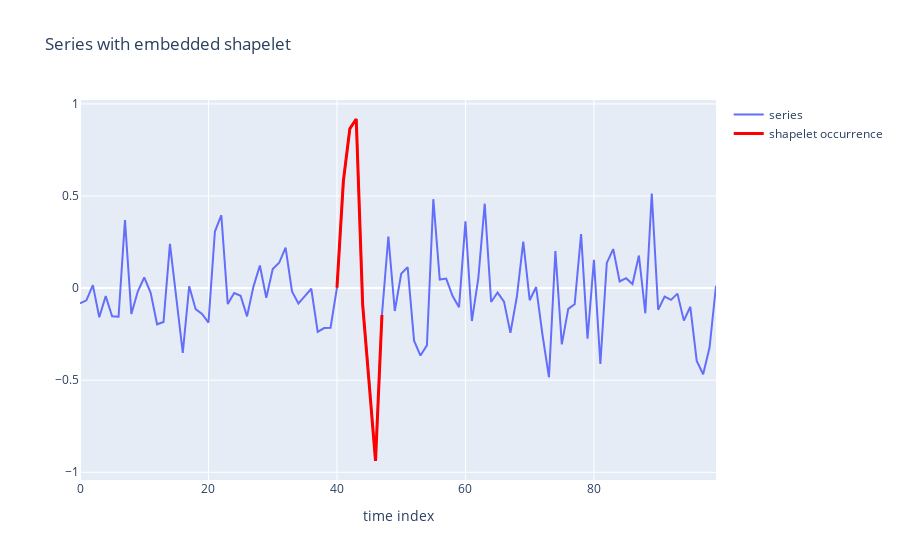
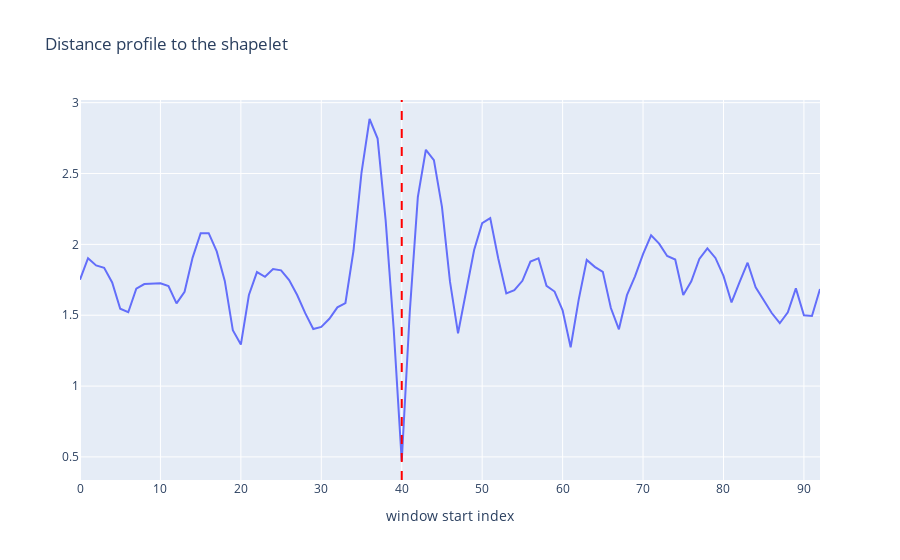

Notebook cell for these charts, in order:
### Code cell
import numpy as np
import plotly.graph_objects as go

np.random.seed(31)
T = 100
x = 0.2 * np.random.randn(T)
shapelet = np.array([0.0, 0.6, 1.0, 0.6, 0.0, -0.4, -0.8, -0.4])
insert_at = 40
x[insert_at:insert_at + len(shapelet)] += shapelet

def distance_profile(series, s):
    L = len(s)
    dists = []
    for i in range(len(series) - L + 1):
        window = series[i:i + L]
        dists.append(np.linalg.norm(window - s))
    return np.array(dists)

profile = distance_profile(x, shapelet)
min_idx = int(np.argmin(profile))

fig = go.Figure()
fig.add_trace(go.Scatter(y=x, mode='lines', name='series'))
fig.add_trace(
    go.Scatter(
        x=np.arange(insert_at, insert_at + len(shapelet)),
        y=x[insert_at:insert_at + len(shapelet)],
        mode='lines',
        name='shapelet occurrence',
        line=dict(color='red', width=3),
    )
)
fig.update_layout(title='Series with embedded shapelet', xaxis_title='time index')
fig.show()

fig = go.Figure()
fig.add_trace(go.Scatter(y=profile, mode='lines', name='distance'))
fig.add_vline(x=min_idx, line_color='red', line_dash='dash')
fig.update_layout(title='Distance profile to the shapelet', xaxis_title='window start index')
fig.show()

### Figure 1 — Plotly figure (JSON) as saved in the notebook; plotly's stock layout.template omitted (floating-point values rounded to 4 significant figures)
{"data": [{"mode": "lines", "name": "series", "type": "scatter", "y": [-0.08295, -0.06667, 0.01622, -0.1582, -0.04372, -0.1526, -0.1554, 0.3699, -0.1411, -0.01721, 0.05759, -0.02628, -0.1965, -0.1838, 0.2399, -0.06827, -0.3517, 0.01022, -0.1144, -0.1401, -0.187, 0.3069, 0.3955, -0.08703, -0.02691, -0.04191, -0.1534, 0.007994, 0.1224, -0.05277, 0.1035, 0.1373, 0.2201, -0.01842, -0.08333, -0.04396, -0.003551, -0.2381, -0.2171, -0.215, 0.002877, 0.5822, 0.865, 0.9179, -0.0895, -0.5041, -0.9387, -0.1463, 0.2801, -0.1246, 0.07732, 0.1138, -0.2853, -0.3662, -0.3109, 0.4826, 0.04606, 0.05144, -0.04354, -0.1034, 0.3627, -0.1789, 0.05284, 0.4581, -0.07574, -0.02423, -0.07377, -0.2429, -0.04725, 0.2523, -0.06577, 0.005769, -0.2561, -0.4841, 0.2005, -0.3058, -0.1131, -0.08736, 0.2927, -0.2741, 0.1532, -0.4122, 0.1368, 0.2118, 0.03606, 0.05372, 0.02182, 0.1769, -0.1369, 0.5135, -0.1177, -0.0466, -0.06395, -0.03006, -0.1767, -0.1014, -0.395, -0.4679, -0.3211, 0.01272]}, {"line": {"color": "red", "width": 3}, "mode": "lines", "name": "shapelet occurrence", "type": "scatter", "x": [40, 41, 42, 43, 44, 45, 46, 47], "y": [0.002877, 0.5822, 0.865, 0.9179, -0.0895, -0.5041, -0.9387, -0.1463]}], "layout": {"title": {"text": "Series with embedded shapelet"}, "xaxis": {"title": {"text": "time index"}}}}

### Figure 2 — Plotly figure (JSON) as saved in the notebook; plotly's stock layout.template omitted (floating-point values rounded to 4 significant figures)
{"data": [{"mode": "lines", "name": "distance", "type": "scatter", "y": [1.751, 1.903, 1.852, 1.834, 1.731, 1.546, 1.521, 1.687, 1.72, 1.721, 1.726, 1.706, 1.583, 1.665, 1.907, 2.079, 2.079, 1.95, 1.742, 1.394, 1.293, 1.643, 1.805, 1.772, 1.826, 1.817, 1.748, 1.642, 1.514, 1.403, 1.418, 1.475, 1.555, 1.586, 1.955, 2.507, 2.885, 2.747, 2.169, 1.402, 0.4713, 1.525, 2.333, 2.668, 2.594, 2.265, 1.737, 1.373, 1.671, 1.961, 2.15, 2.186, 1.901, 1.654, 1.677, 1.743, 1.879, 1.901, 1.707, 1.667, 1.534, 1.274, 1.61, 1.89, 1.841, 1.807, 1.551, 1.4, 1.642, 1.775, 1.931, 2.064, 2.005, 1.918, 1.893, 1.643, 1.739, 1.897, 1.972, 1.904, 1.777, 1.59, 1.733, 1.87, 1.697, 1.607, 1.516, 1.444, 1.521, 1.689, 1.5, 1.495, 1.685]}], "layout": {"shapes": [{"line": {"color": "red", "dash": "dash"}, "type": "line", "x0": 40, "x1": 40, "xref": "x", "y0": 0, "y1": 1, "yref": "y domain"}], "title": {"text": "Distance profile to the shapelet"}, "xaxis": {"title": {"text": "window start index"}}}}
